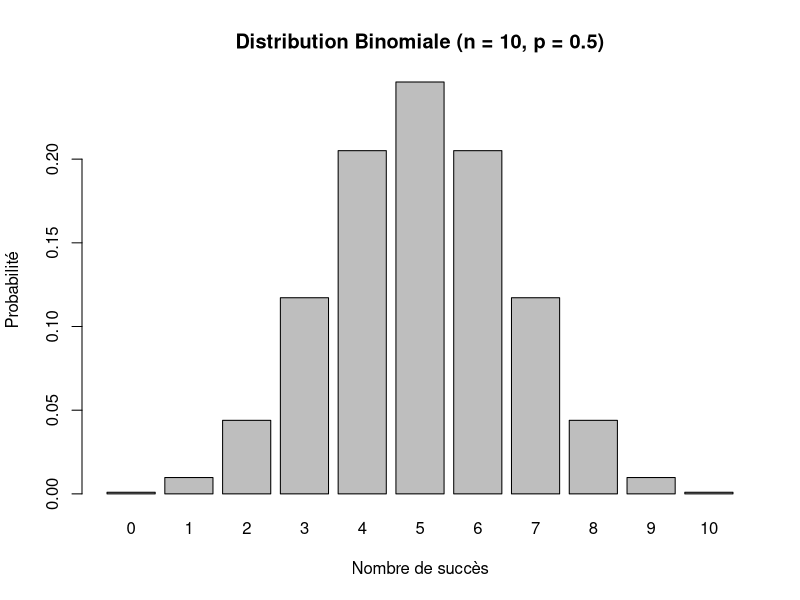
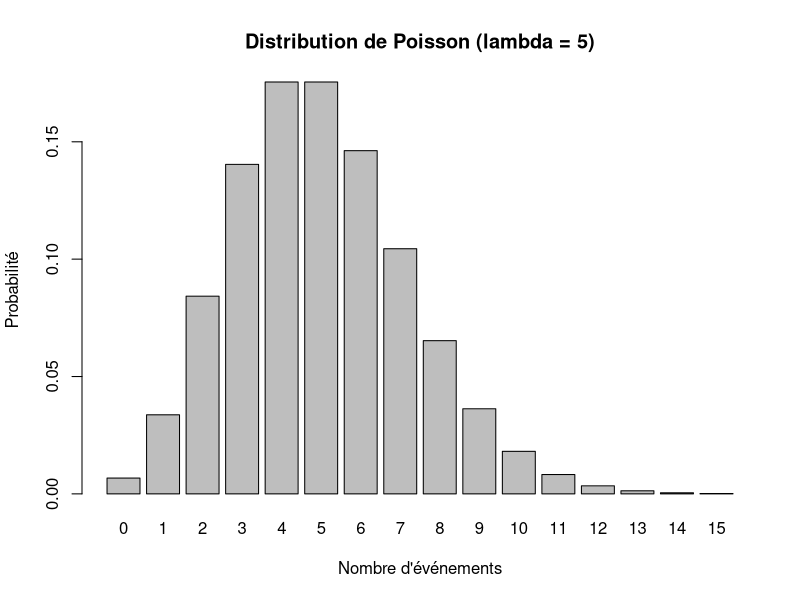
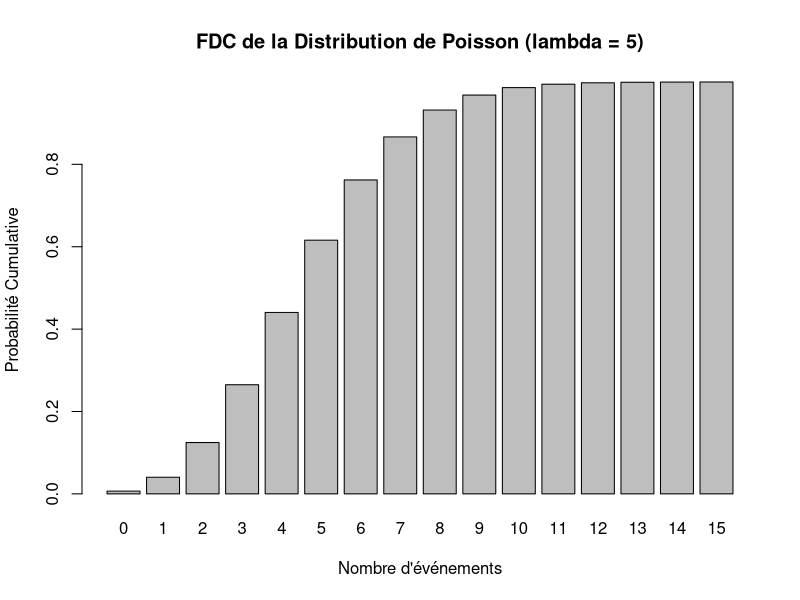
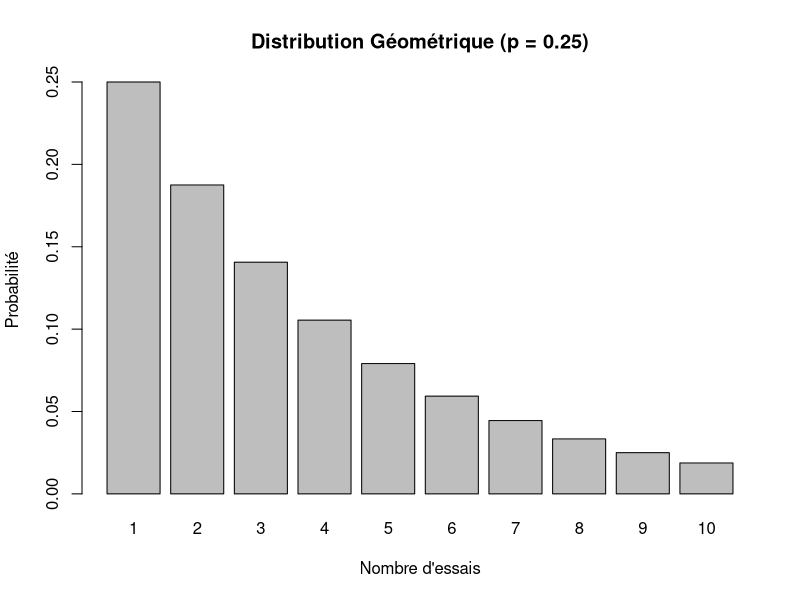
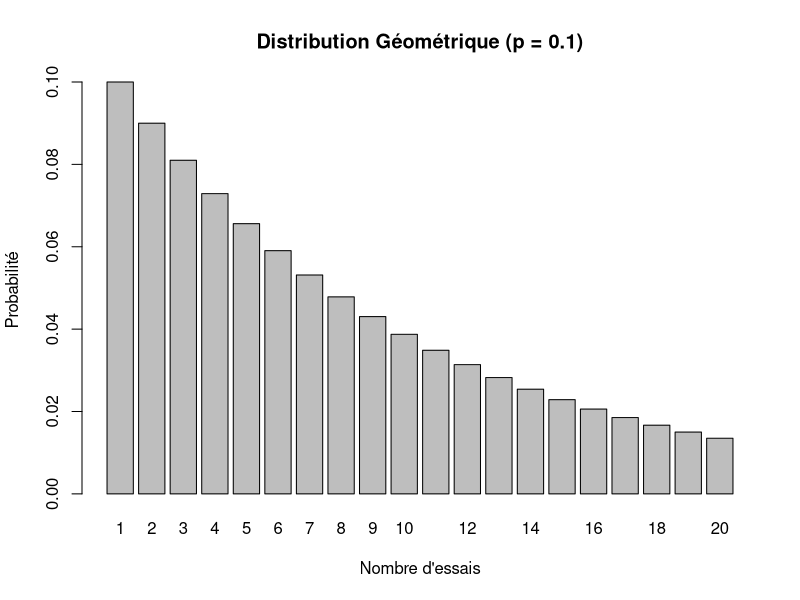
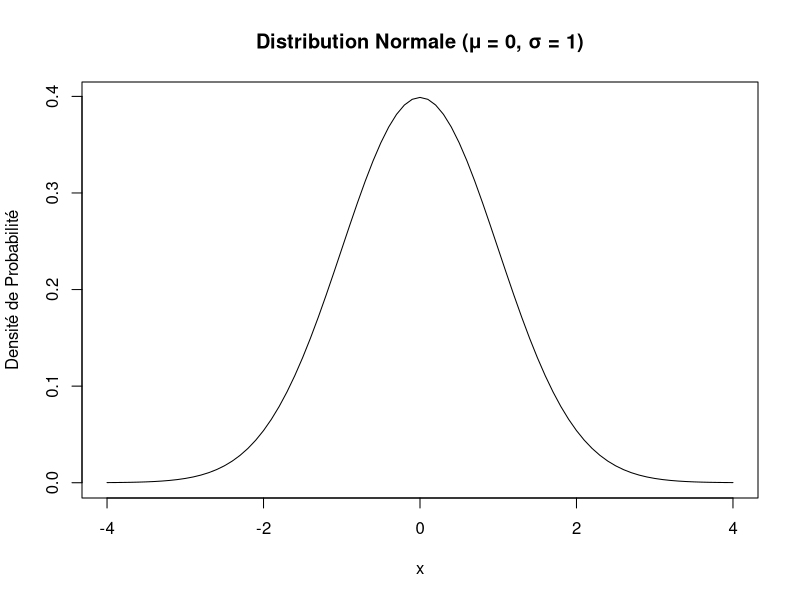
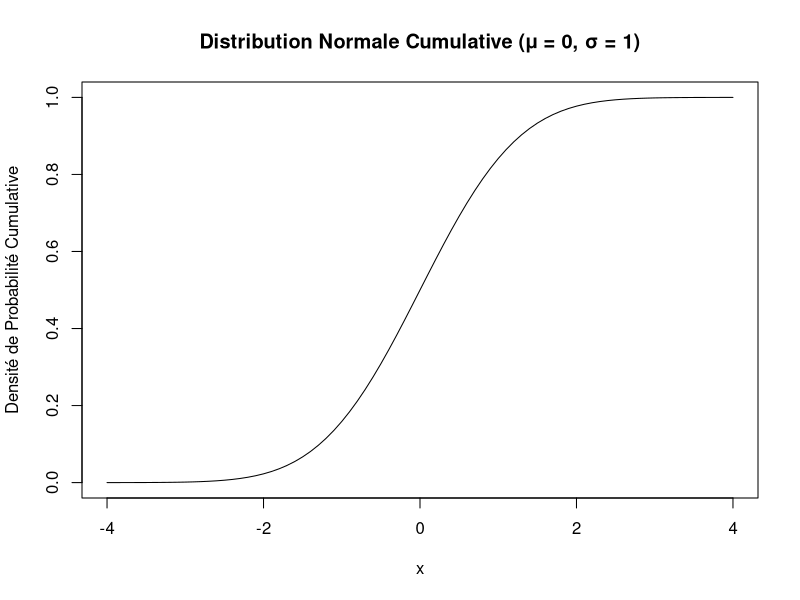

Recreate these plots in R, in order. (Note: this script raises an error after producing the figures.)

####################################
#La distribution de Bernoulli
p = 0.6
# Produire un résultat de Bernoulli aléatoire
outcome = rbinom(1, size = 1, prob = p)
print(outcome)

set.seed(8)
rbinom(1, size = 1, prob = p)

# Nombre d'expériences
n = 5
# Générer les résultats correspondants
outcomes = rbinom(n, size = 1, prob = p)
print(outcomes)

# Calculer la moyenne et la variance
mean_bernoulli = p
var_bernoulli = p * (1 - p)
cat("Moyenne:", mean_bernoulli, "\nVariance:", var_bernoulli)

# Nombre de succès
num_successes = sum(outcomes)
# Probabilité empirique de succès
empirical_p = num_successes / n
cat("Nombre de succès:", num_successes, "\nProbabilité empirique de succès:", empirical_p)

n = 1000
num_successes = sum(rbinom(n, size = 1, prob = p))
empirical_p = num_successes / n
cat("Nombre de succès:", num_successes, "\nProbabilité empirique de succès:", empirical_p)


####################################
#Probabilités binomiales pour différentes occurrences de succès
n = 10 # Nombre d'essais
p = 0.5 # Probabilité de succès
binom_probs = dbinom(0:n, n, p)
binom_probs

barplot(binom_probs, names.arg = 0:n, xlab = "Nombre de succès", ylab = "Probabilité", main = "Distribution Binomiale (n = 10, p = 0.5)")

cum_binom_probs <- pbinom(0:n, n, p)
cum_binom_probs

prob_at_least_7_successes = 1 - pbinom(6, n, p)
prob_at_least_7_successes

n = 5
p = 0.8
prob_at_least_4_wins = 1 - pbinom(3, n, p)
prob_at_least_4_wins

prob_at_most_3_wins = pbinom(3, n, p)
prob_at_most_3_wins

prob_at_most_3_wins == 1 - prob_at_least_4_wins

####################################
#Approximation normale d'une distribution binomiale
n = 100
p = 0.5
# Vérifier les conditions pour une approximation normale
n*p > 10
n*p*(1-p) > 10

# Calculer la moyenne et l'écart-type
mu = n*p
mu
std = sqrt(n*p*(1-p))
std

# Calculer P(lower_limit <= X <= upper_limit) en utilisant les scores z
lower_limit = 40
upper_limit = 60
standard_lower_limit = (lower_limit - mu) / std
standard_upper_limit = (upper_limit - mu) / std
standard_lower_limit
standard_upper_limit

# Approximation en utilisant la fonction de distribution cumulée normale standard
pnorm(standard_upper_limit) - pnorm(standard_lower_limit)

# Utiliser la distribution binomiale
pbinom(upper_limit, n, p) - pbinom(lower_limit, n, p)


####################################
#La distribution de Poisson
lambda = 5 # Paramètre de la distribution
pois_probs = dpois(0:15, lambda)
pois_probs

barplot(pois_probs, names.arg = 0:15, xlab = "Nombre d'événements", ylab = "Probabilité", main = "Distribution de Poisson (lambda = 5)")

cum_pois_probs = ppois(0:15, lambda)
cum_pois_probs

barplot(cum_pois_probs, names.arg = 0:15, xlab = "Nombre d'événements", ylab = "Probabilité Cumulative", main = "FDC de la Distribution de Poisson (lambda = 5)")

pois_samples = rpois(100, lambda)
pois_samples

####################################
#Approximation de Poisson à la distribution binomiale
# Paramètres binomiaux
n = 1000
p = 0.01
# Probabilité d'observer 15 succès
binom_prob = dbinom(15, n, p)
binom_prob

lambda_approx = n * p
lambda_approx

pois_approx_prob <- dpois(15, lambda_approx)
pois_approx_prob


####################################
#La distribution géométrique
# Paramètres
p = 0.25 # Probabilité de succès
# Obtenir les probabilités géométriques
geom_probs = dgeom(0:9, p)
geom_probs

barplot(geom_probs, names.arg = 1:10, xlab = "Nombre d'essais", ylab = "Probabilité", main = "Distribution Géométrique (p = 0.25)")

cum_geom_probs = pgeom(0:9, p)
cum_geom_probs

geom_samples = rgeom(100, p)
geom_samples

p = 0.1 # Probabilité de trouver un bug à chaque essai
# Calculer la FDC pour jusqu'à 5 essais
prob_within_5_attempts = pgeom(4, p)
prob_within_5_attempts

sum(dgeom(0:4, p))

mean_attempts <- 1 / p
mean_attempts

geom_probs <- dgeom(0:19, p)
# Créer un graphique en barres des probabilités
barplot(geom_probs, names.arg = 1:20, xlab = "Nombre d'essais", ylab = "Probabilité", main = "Distribution Géométrique (p = 0.1)")


####################################
#La distribution normale
# Paramètres
mu = 0      # Moyenne
sigma = 1   # Écart-type
# Obtenir la densité de probabilité pour différents x
x = seq(-4, 4, by = 0.1)
normal_density = dnorm(x, mu, sigma)

# Tracer la distribution normale
plot(x, normal_density, type = "l", xlab = "x", ylab = "Densité de Probabilité", main = "Distribution Normale (μ = 0, σ = 1)")

# Obtenir les probabilités cumulatives pour différents x
normal_cum_prob <- pnorm(x, mu, sigma)

plot(x, normal_cum_prob, type = "l", xlab = "x", ylab = "Densité de Probabilité Cumulative", main = "Distribution Normale Cumulative (μ = 0, σ = 1)")

# Générer 100 échantillons aléatoires d'une distribution normale avec μ = 0 et σ = 1
normal_samples <- rnorm(100, mu, sigma)

# Trouver le quantile correspondant au 90e percentile
quantile_90 <- qnorm(0.9, mu, sigma)
quantile_90

set.seed(8)
mean_lifespan = 100
sd_lifespan = 10
n = 1000
lifespans = rnorm(n, mean_lifespan, sd_lifespan)

threshold = 120
probability = 1 - pnorm(threshold, mean_lifespan, sd_lifespan)
probability

df <- data.frame(lifespan = lifespans)
df_density <- density(lifespans)
df_shaded <- data.frame(x = df_density$x, y = df_density$y)
df_shaded <- df_shaded[df_shaded$x > threshold,]
ggplot(df, aes(x=lifespan)) +
  geom_density(fill="lightblue") +
  geom_vline(xintercept = threshold, linetype="dashed", color="red") +
  geom_area(data = df_shaded, aes(x=x, y=y), fill="orange", alpha=0.5) +
  theme_minimal() +
  labs(title="Durée de vie des batteries", x="Durée de vie (heures)", y="Densité de Probabilité")

####################################
#La distribution exponentielle
set.seed(8) # Fixer la graine pour la reproductibilité
lambda = 0.01
taille_echantillon = 1000
echantillon_exponentiel = rexp(taille_echantillon, rate = lambda)

seuil = 150
probabilite_au_dessus_seuil = 1 - pexp(seuil, rate = lambda)
cat("Probabilité au-dessus du seuil:", probabilite_au_dessus_seuil, "\n")

# Créer un data frame pour les temps d'attente
temps_attente = seq(0, max(echantillon_exponentiel), length.out = 1000)
valeurs_densite = dexp(temps_attente, rate = lambda)
df = data.frame(temps_attente, valeurs_densite)
# Filtrer les données pour la région ombrée
df_ombre = df[df$temps_attente > seuil,]
# Tracer la PDF de la distribution exponentielle
ggplot(df, aes(x = temps_attente, y = valeurs_densite)) +
  geom_line() +
  geom_area(data = df_ombre, aes(x = temps_attente, y = valeurs_densite), fill = "orange", alpha = 0.5) +
  geom_vline(xintercept = seuil, linetype = "dashed", color = "red") +
  theme_minimal() +
  labs(title = "Distribution Exponentielle (λ = 0.01)", x = "Temps d'attente", y = "Densité de Probabilité")

####################################
#Génération d'échantillons aléatoires normalement distribués
set.seed(8) # Fixer la graine pour la reproductibilité
# Définir les paramètres de la distribution normale cible
mu = 5
sigma = 2
# Générer des variables aléatoires uniformes
n = 5
echantillon_uniforme = runif(n)
# Calculer les quantiles correspondants pour l'échantillon uniforme en utilisant la CDF inverse (fonction quantile) de la distribution normale
echantillon_normal = qnorm(echantillon_uniforme, mean = mu, sd = sigma)
cat("Échantillon normal:", echantillon_normal, "\n")

echantillon_normal2 = qnorm(echantillon_uniforme, mean = 0, sd = 1)
echantillon_normal2 * sigma + mu


####################################
####################################
####################################
#Comprendre les distributions d'échantillonnage communes
set.seed(8) # Fixer la graine pour la reproductibilité
# Définir les paramètres de la population
moyenne_population = 50
ecart_type_population = 10
taille_population = 100000
# Générer la population en utilisant une distribution normale
population <- rnorm(taille_population, mean = moyenne_population, sd = ecart_type_population)
summary(population)

# Définir la taille de l'échantillon pour chaque tour
taille_echantillon_par_tour = 50
# Fonction pour tirer un échantillon et calculer sa moyenne
obtenir_moyenne_echantillon <- function(population, taille_echantillon_par_tour) {
  echantillon <- sample(population, size = taille_echantillon_par_tour, replace = FALSE)
  return(mean(echantillon))
}

obtenir_moyenne_echantillon(population, taille_echantillon_par_tour)
obtenir_moyenne_echantillon(population, taille_echantillon_par_tour)

# Générer plusieurs tours de moyennes d'échantillon
nombre_tours = 1000 # nombre de tours pour échantillonner
moyennes_echantillon = replicate(nombre_tours, obtenir_moyenne_echantillon(population, taille_echantillon))
summary(moyennes_echantillon)

library(ggplot2)
df_distribution_echantillonnage = data.frame(moyennes_echantillon)
ggplot(df_distribution_echantillonnage, aes(x = moyennes_echantillon)) +
  geom_histogram(aes(y = ..density..), bins = 30, color = "black", fill = "lightblue") +
  geom_density(color = "red", lwd = 1.2) +
  theme_minimal() +
  labs(title = "Distribution d'échantillonnage de la moyenne de l'échantillon",
       x = "Moyenne de l'échantillon",
       y = "Densité")

####################################
#Distributions d'échantillonnage communes
taille_echantillon = 10
mu = 50
sigma = 10
echantillons = rnorm(taille_echantillon, mean = mu, sd = sigma)
echantillons

moyenne_echantillon = mean(echantillons)
ecart_type_echantillon = sd(echantillons)
cat("Moyenne de l'échantillon:", moyenne_echantillon, "\nÉcart-type de l'échantillon:", ecart_type_echantillon, "\n")

alpha = 0.05
t_critique = qt(1 - alpha/2, df = taille_echantillon - 1)  # valeur t pour un test bilatéral avec alpha = 0.05 et df = n - 1
marge_erreur_t = t_critique * (ecart_type_echantillon / sqrt(taille_echantillon))
ci_t = c(moyenne_echantillon - marge_erreur_t, moyenne_echantillon + marge_erreur_t)
ci_t


####################################
#Comprendre les statistiques d'ordre
set.seed(8)
echantillons = rnorm(10, mean = 50, sd = 10)
echantillons

echantillons_tries = sort(echantillons)
echantillons_tries

min_value = echantillons_tries[1]
cat("Valeur minimale:", min_value, "\n")

max_value = echantillons_tries[length(echantillons_tries)]
cat("Valeur maximale:", max_value, "\n")

k = 3
stat_ordre_k = echantillons_tries[k]
cat("Statistique d'ordre k (3ème):", stat_ordre_k, "\n")

valeur_mediane = median(echantillons)
cat("Valeur médiane:", valeur_mediane, "\n")

quartiles = quantile(echantillons, probs = c(0.25, 0.75))
quartiles


####################################
#Calcul de la valeur à risque (VaR)
set.seed(8) # Pour la reproductibilité
# Générer un échantillon aléatoire de rendements quotidiens à partir d'une distribution normale
taille_echantillon = 252  # Nombre de jours de trading dans une année
mu = 0.08                  # Rendement quotidien moyen
sigma = 0.05               # Écart-type des rendements quotidiens
rendements_quotidiens = rnorm(taille_echantillon, mean = mu, sd = sigma)

confidence_level = 0.95
valeur_portefeuille = 1000000  # Valeur du portefeuille en USD
rendements_tries = sort(rendements_quotidiens)
indice_VaR = ceiling(taille_echantillon * (1 - confidence_level))
VaR = rendements_tries[indice_VaR]
montant_VaR = valeur_portefeuille * (1 - (1 + VaR))
cat("VaR:", VaR, "\nMontant VaR:", montant_VaR, "\n")

library(ggplot2)
df_rendements_quotidiens <- data.frame(RendementsQuotidiens = rendements_quotidiens)
# Créer le graphique de densité
graphique_densite <- ggplot(df_rendements_quotidiens, aes(x = RendementsQuotidiens)) +
  geom_density(fill = "blue", alpha = 0.5) +
  geom_vline(aes(xintercept = VaR), linetype = "dashed", color = "red") +
  labs(x = "Rendements Quotidiens", y = "Densité", title = "Graphique de densité des rendements quotidiens avec VaR") +
  theme_minimal()
# Ajouter la zone ombrée sous la VaR au graphique de densité
donnees_densite <- ggplot_build(graphique_densite)$data[[1]] %>%
  as.data.frame() %>%
  filter(x < VaR)
graphique_densite +
  geom_ribbon(data = donnees_densite, aes(x = x, ymin = 0, ymax = y), fill = "red", alpha = 0.5)
